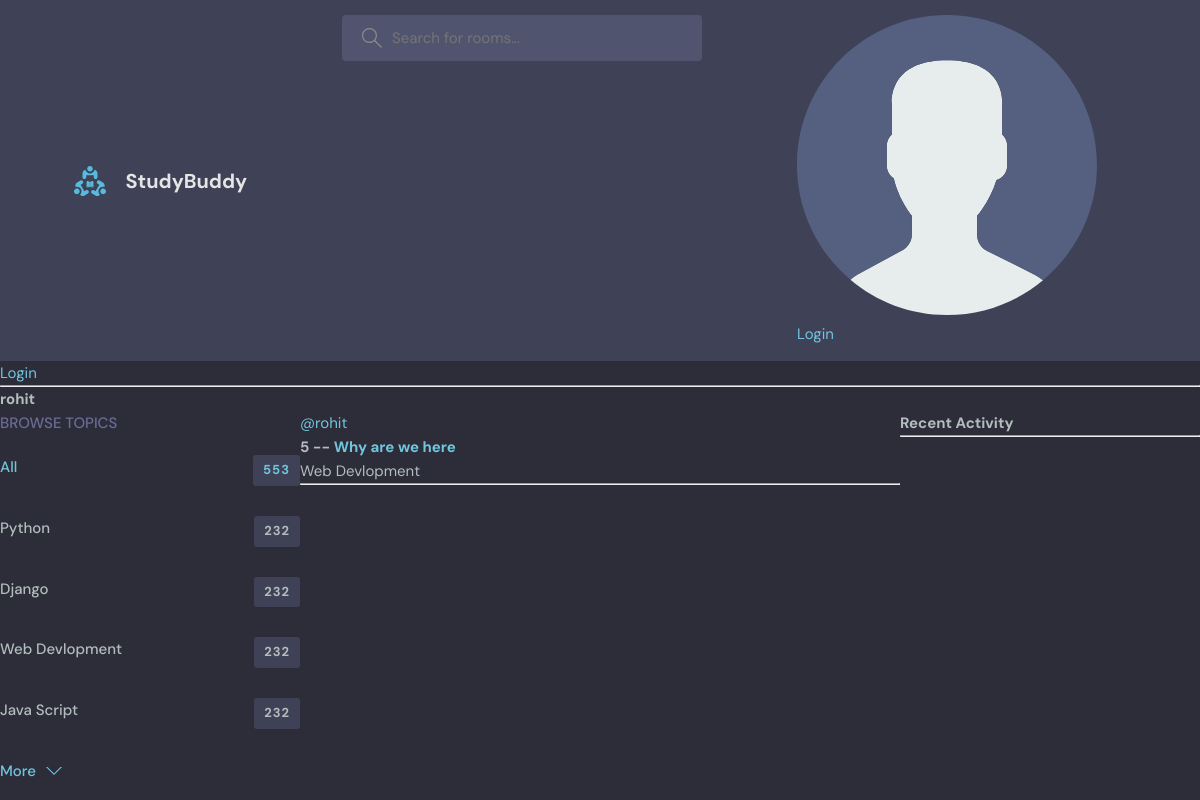
The app's page /prfile/3/, older data.
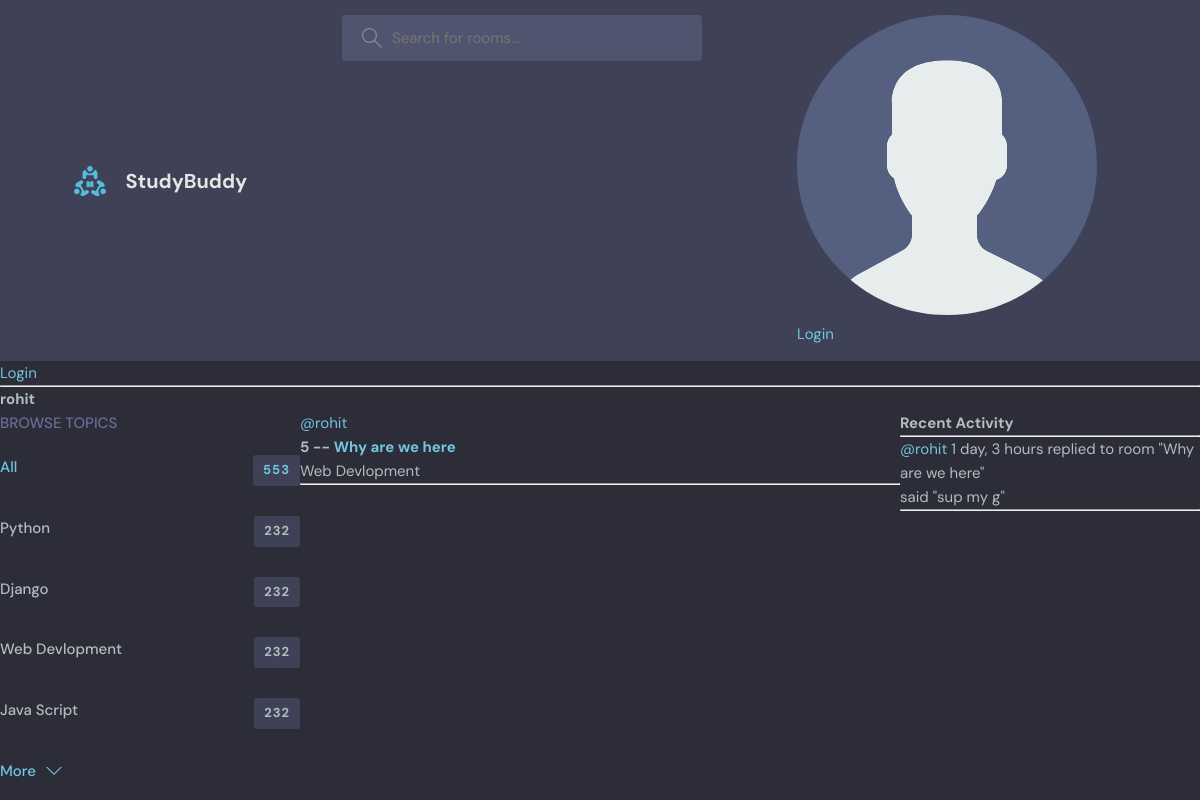
The same page, newer data.
### base/models.py (models this page shows)
class Topic(models.Model):
    name=models.CharField(max_length=200)
    def __str__(self):
        return self.name

class Room(models.Model):
    host=models.ForeignKey(User,on_delete=models.SET_NULL,null=True)
    topic=models.ForeignKey(Topic,on_delete=models.SET_NULL,null=True)
    name=models.CharField(max_length=200)
    description=models.TextField(null=True,blank=True)
    participents=models.ManyToManyField(User, related_name='participents', blank=True)
    updated=models.DateTimeField(auto_now=True)
    created=models.DateTimeField(auto_now_add=True)
    class Meta:
        ordering=['-updated','-created']
    def __str__(self):
        return self.name

class Message(models.Model):
    user =models.ForeignKey(User,on_delete=models.CASCADE)
    room=models.ForeignKey(Room,on_delete=models.CASCADE)
    body=models.TextField()
    updated=models.DateTimeField(auto_now=True)
    created=models.DateTimeField(auto_now_add=True)
    class Meta:
        ordering=['-updated','-created']
    def __str__(self):
        return self.body[0:50]

### base/views.py (the view)
# urls.py: path('prfile/<str:pk>/', views.userPrfile,name="user-profile"),
def userPrfile(request, pk):
    user = User.objects.get(id=pk)
    rooms = user.room_set.all()
    room_messages = user.message_set.all()
    topics=Topic.objects.all()
    context = {'user': user, 'rooms': rooms, 'room_messages': room_messages,'topics':topics}
    return render(request, 'base/profile.html', context)

### base/templates/base/profile.html (shortened to what this page needs)
{% extends 'main.html' %} {% block content %}
<h1>{{user.username}}</h1>
<div class="profile-container">
  <div>{% include 'base/topics_component.html' %}</div>
  <div>{% include 'base/feed_component.html' %}</div>
  <div>{% include 'base/activity_component.html' %}</div>
</div>
{% endblock content %}

### base/templates/base/topics_component.html
<div class="topics">
  <div class="topics__header">
    <h2>Browse Topics</h2>
  </div>
  <ul class="topics__list">
    <li>
      <a href="{% url 'home' %}" class="active">All <span>553</span></a>
    </li>
    {% for topic in topics %}
    <li>
      <a href="{% url 'home' %}?q={{topic.name}}">{{topic}} <span>232</span></a>
    </li>
    {% endfor %}
  <a class="btn btn--link" href="topics.html">
    More
    <svg
      version="1.1"
      xmlns="http://www.w3.org/2000/svg"
      width="32"
      height="32"
      viewBox="0 0 32 32"
    >
      <title>chevron-down</title>
      <path d="M16 21l-13-13h-3l16 16 16-16h-3l-13 13z"></path>
    </svg>
  </a>
</div>

### base/templates/base/feed_component.html (shortened to what this page needs)
<div>
  {% for room in rooms %}
  <div>
    <a href="{% url 'user-profile' room.host.id  %}"
      ><span>@{{room.host.username}}</span>
    </a>
    <h5>{{room.id}} -- <a href="{% url 'room' room.id %}">{{room.name}}</a></h5>
    <small>{{room.topic.name}}</small>
    <hr />
  </div>
  {% endfor %}
</div>

### base/templates/base/activity_component.html (shortened to what this page needs)
<h3>Recent Activity</h3>
<hr />
{% for message in room_messages %}
<div>
  <small>
    <a href="{% url 'user-profile' message.user.id%}">@{{message.user}}</a>
    {{message.created|timesince}}</small
  >
  <small>replied to room "{{message.room}}"</small>
  <p>said "{{message}}"</p>
  <hr />
</div>
{% endfor %}

Row changes from the older to the newer data that the page shows:
added Message: user "rohit", created "1 day, 3 hours", room "Why are we here", body "sup my g"
